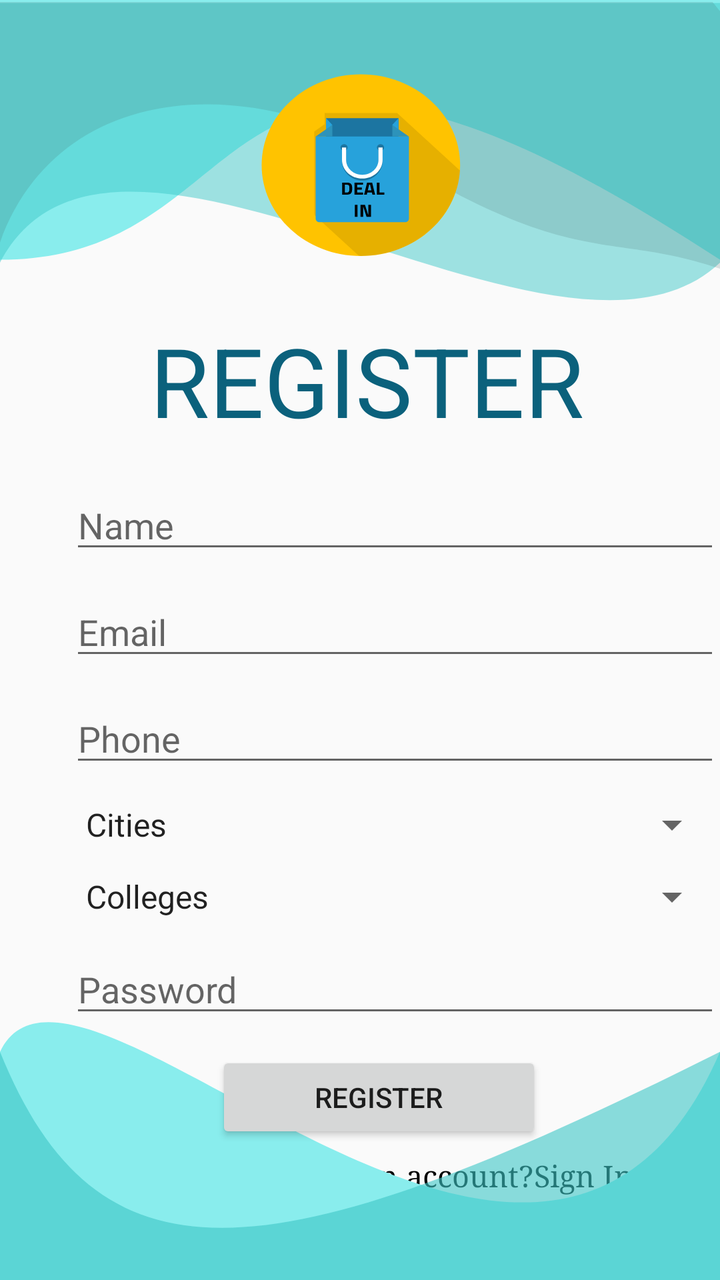
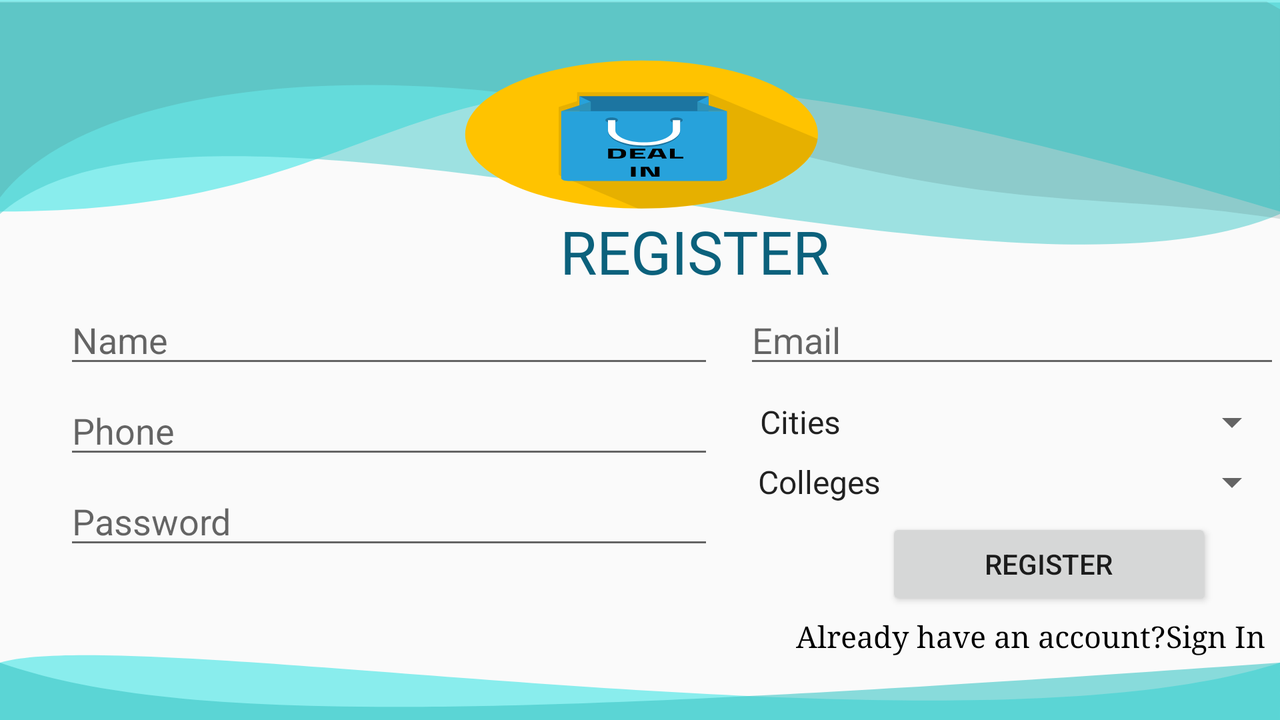

One screen, two layout resources from the same app: the default and the repository's alternative for another configuration. Each is rendered where Android would select it; the XML of both is given below.
<!-- AndroidManifest.xml: application theme AppTheme -->
<!-- res/layout/activity_register.xml -->
<?xml version="1.0" encoding="utf-8"?>
<RelativeLayout xmlns:android="http://schemas.android.com/apk/res/android"
    xmlns:app="http://schemas.android.com/apk/res-auto"
    xmlns:tools="http://schemas.android.com/tools"
    android:layout_width="match_parent"
    android:layout_height="match_parent"
    tools:context=".register.Register">

    <View
        android:id="@+id/register_top"
        android:layout_width="match_parent"
        android:layout_height="151dp"
        android:layout_alignParentStart="true"
        android:layout_alignParentTop="true"
        android:layout_marginStart="0dp"
        android:layout_marginTop="0dp"
        android:background="@drawable/ic_register_top" />

    <TextView
        android:id="@+id/register_txt"
        android:layout_width="wrap_content"
        android:layout_height="wrap_content"
        android:layout_below="@+id/register_top"
        android:layout_alignParentLeft="true"
        android:layout_marginLeft="75dp"
        android:layout_marginTop="7dp"
        android:gravity="top"
        android:text="@string/register"
        android:textAppearance="@style/login" />

    


    <EditText
        android:id="@+id/register_name"
        android:layout_width="325dp"
        android:layout_height="wrap_content"
        android:layout_below="@+id/register_txt"
        android:layout_alignParentStart="true"
        android:layout_marginStart="35dp"
        android:layout_marginTop="18dp"
        android:hint="@string/name" />

    <EditText
        android:id="@+id/register_email"
        android:layout_width="325dp"
        android:layout_height="wrap_content"
        android:layout_below="@+id/register_name"
        android:layout_alignParentStart="true"
        android:layout_marginStart="35dp"
        android:layout_marginTop="12dp"
        android:hint="@string/email" />

    <EditText
        android:id="@+id/register_phone"
        android:layout_width="325dp"
        android:layout_height="wrap_content"
        android:layout_below="@+id/register_email"
        android:layout_alignParentStart="true"
        android:layout_marginStart="35dp"
        android:layout_marginTop="12dp"
        android:hint="@string/phone" />

    

    
    <Spinner
        android:id="@+id/register_city_spinner"
        android:layout_width="325dp"
        android:layout_height="wrap_content"
        android:layout_below="@+id/register_phone"
        android:layout_alignParentStart="true"
        android:layout_marginStart="35dp"
        android:layout_marginTop="12dp"
        android:entries="@array/cities" />

    <Spinner
        android:id="@+id/register_college_spinner"
        android:layout_width="325dp"
        android:layout_height="wrap_content"
        android:layout_below="@+id/register_city_spinner"
        android:layout_alignParentStart="true"
        android:layout_marginStart="35dp"
        android:layout_marginTop="12dp"
        android:entries="@array/colleges" />












    <EditText
        android:id="@+id/register_password"
        android:layout_width="325dp"
        android:layout_height="wrap_content"
        android:layout_below="@+id/register_college_spinner"
        android:layout_alignParentStart="true"
        android:layout_marginStart="35dp"
        android:layout_marginTop="12dp"
        android:hint="@string/password" />

    <Button
        android:id="@+id/register_but"
        android:layout_width="163dp"
        android:layout_height="46dp"
        android:layout_below="@+id/register_password"
        android:layout_alignParentStart="true"
        android:layout_marginStart="108dp"
        android:layout_marginTop="12dp"
        android:text="@string/register" />

    <TextView
        android:id="@+id/already_have_account"
        android:layout_width="242dp"
        android:layout_height="wrap_content"
        android:layout_below="@+id/register_but"
        android:layout_alignParentStart="true"
        android:layout_alignParentLeft="true"
        android:layout_marginStart="82dp"
        android:layout_marginLeft="82dp"
        android:layout_marginTop="6dp"
        android:fontFamily="serif"
        android:gravity="top"
        android:text="@string/have_an_account"
        android:textAppearance="@style/don_t_have_"
        android:textSize="15sp" />

    <View
        android:id="@+id/register_bottom"
        android:layout_width="match_parent"
        android:layout_height="130dp"
        android:layout_alignParentStart="true"
        android:layout_alignParentBottom="true"
        android:layout_marginStart="0dp"
        android:layout_marginBottom="0dp"
        android:background="@drawable/bottom_register" />




</RelativeLayout>
<!-- resources referenced by this layout -->
<resources>
  <string-array name="cities">
          <item>Cities</item>
      </string-array>
  <string-array name="colleges">
          <item>Colleges</item>
      </string-array>
  <!-- drawable bottom_register (drawable) -->
  <vector xmlns:android="http://schemas.android.com/apk/res/android"
      android:width="411dp"
      android:height="98dp"
      android:viewportWidth="411"
      android:viewportHeight="98">
    <path
        android:pathData="M0,12C44,-49 310,166 411,12V98H0V12Z"
        android:fillColor="#89EDED"/>
    <path
        android:pathData="M0,12C56.776,104.516 156.029,96.254 411,12V98H0V12Z"
        android:fillColor="#3CC7C7"
        android:fillAlpha="0.6"/>
  </vector>
  <!-- drawable ic_register_top: vector/xml drawable (drawable, 4817 chars, omitted) -->
  <string name="email">Email</string>
  <string name="have_an_account">Already have an account?Sign In</string>
  <string name="name">Name</string>
  <string name="password">Password</string>
  <string name="phone">Phone</string>
  <string name="register">REGISTER</string>
  <style name="don_t_have_">
          <item name="android:textSize">16sp</item>
          <item name="android:textColor">#000000</item>
      </style>
  <style name="login">
          <item name="android:textSize">48sp</item>
          <item name="android:textColor">#0B617C</item>
      </style>
  <style name="AppTheme" parent="Theme.AppCompat.Light.NoActionBar">
          
          <item name="colorPrimary">@color/colorPrimary</item>
          <item name="colorPrimaryDark">@color/colorPrimaryDark</item>
          <item name="colorAccent">@color/colorAccent</item>
      </style>
  <color name="colorPrimary">#008577</color>
  <color name="colorPrimaryDark">#00574B</color>
  <color name="colorAccent">#D81B60</color>
</resources>
<!-- res/layout-land/activity_register.xml (the repository's variant of the layout above) -->
<!-- drawn on the phone turned sideways -->
<?xml version="1.0" encoding="utf-8"?>
<RelativeLayout xmlns:android="http://schemas.android.com/apk/res/android"
    xmlns:app="http://schemas.android.com/apk/res-auto"
    xmlns:tools="http://schemas.android.com/tools"
    android:layout_width="match_parent"
    android:layout_height="match_parent"
    tools:context=".register.Register">

    <View
        android:id="@+id/register_top"
        android:layout_width="match_parent"
        android:layout_height="123dp"
        android:layout_alignParentStart="true"
        android:layout_alignParentTop="true"
        android:layout_marginStart="0dp"
        android:layout_marginTop="0dp"
        android:background="@drawable/ic_register_top" />

    


    <TextView
        android:id="@+id/register_txt"
        android:layout_width="wrap_content"
        android:layout_height="wrap_content"
        android:layout_below="@+id/register_top"
        android:layout_alignParentLeft="true"
        android:layout_marginLeft="280dp"
        android:layout_marginTop="-18dp"
        android:gravity="top"
        android:text="@string/register"
        android:textAppearance="@style/login"
        android:textSize="30sp" />

    <EditText
        android:id="@+id/register_name"
        android:layout_width="325dp"
        android:layout_height="wrap_content"
        android:layout_below="@+id/register_txt"
        android:layout_alignParentStart="true"
        android:layout_marginStart="32dp"
        android:layout_marginTop="2dp"
        android:hint="@string/name" />

    

    

    <EditText
        android:id="@+id/register_email"
        android:layout_width="325dp"
        android:layout_height="wrap_content"
        android:layout_below="@+id/register_txt"
        android:layout_alignParentStart="true"
        android:layout_marginStart="372dp"
        android:layout_marginTop="2dp"
        android:hint="@string/email" />

    <EditText
        android:id="@+id/register_phone"
        android:layout_width="325dp"
        android:layout_height="wrap_content"
        android:layout_below="@+id/register_email"
        android:layout_alignParentStart="true"
        android:layout_marginStart="32dp"
        android:layout_marginTop="4dp"
        android:hint="@string/phone" />

    <Spinner
        android:id="@+id/register_city_spinner"
        android:layout_width="325dp"
        android:layout_height="wrap_content"
        android:layout_below="@+id/register_email"
        android:layout_alignParentStart="true"
        android:layout_marginStart="372dp"
        android:layout_marginTop="10dp"
        android:entries="@array/cities" />

    <Spinner
        android:id="@+id/register_college_spinner"
        android:layout_width="325dp"
        android:layout_height="wrap_content"
        android:layout_below="@+id/register_city_spinner"
        android:layout_alignParentStart="true"
        android:layout_marginStart="371dp"
        android:layout_marginTop="6dp"
        android:entries="@array/colleges" />

  



    <EditText
        android:id="@+id/register_password"
        android:layout_width="325dp"
        android:layout_height="wrap_content"
        android:layout_below="@+id/register_phone"
        android:layout_alignParentStart="true"
        android:layout_marginStart="32dp"
        android:layout_marginTop="4dp"
        android:hint="@string/password" />

    <Button
        android:id="@+id/register_but"
        android:layout_width="163dp"
        android:layout_height="46dp"
        android:layout_below="@+id/register_college_spinner"
        android:layout_alignParentStart="true"
        android:layout_marginStart="443dp"
        android:layout_marginTop="6dp"
        android:text="@string/register" />

    <TextView
        android:id="@+id/already_have_account"
        android:layout_width="242dp"
        android:layout_height="wrap_content"
        android:layout_below="@+id/register_but"
        android:layout_alignParentStart="true"
        android:layout_alignParentLeft="true"
        android:layout_marginStart="398dp"
        android:layout_marginLeft="398dp"
        android:layout_marginTop="3dp"
        android:fontFamily="serif"
        android:gravity="top"
        android:text="@string/have_an_account"
        android:textAppearance="@style/don_t_have_"
        android:textSize="15sp" />

    <View
        android:id="@+id/register_bottom"
        android:layout_width="match_parent"
        android:layout_height="90dp"
        android:layout_below="@+id/already_have_account"
        android:layout_alignParentStart="true"
        android:layout_alignParentBottom="true"
        android:layout_marginStart="0dp"
        android:layout_marginTop="-1dp"
        android:layout_marginBottom="0dp"
        android:background="@drawable/bottom_register" />


</RelativeLayout>
